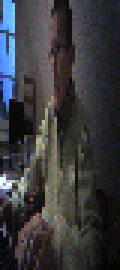
#> input picture data/frame8.ppm, 40 x 90 px (shown 3 times larger)
$ python features.py
#> lines starting #> are read from the running program, lines starting #| are printed output that depends on the picture; long printed decimals are rounded
### vignette.py

from PIL import Image
# For help, see the documentation at matplotlib.org
# Also there is a really good youtube video from Corey Schafer
# from matplotlib import image as mpimg
from matplotlib import pyplot as plt
import numpy as np

class Vignette:
    def __init__(self, file='data/frame8.ppm'):
#> called with file = 'data/frame8.ppm'
        self.file = file

        # Load the captured image
        im = Image.open(self.file)
#> im is the input picture: PIL image 40x90 RGB; mean R, G, B 57.7, 58.1, 61.2

        # Display its properties
        print("Image size: {}x{}x3 = ".format(im.size[0], im.size[1]), im.size[0]*im.size[1], "pixels")
#| Image size: 40x90x3 =  3600 pixels
        print("Image type: ", im.mode, im.format, type(im))
#| Image type:  RGB PPM <class 'PIL.PpmImagePlugin.PpmImageFile'>

        # Convert image into a 3D array of unsigned 8-bit integers
        im.load()
        rgb = np.asarray(im, dtype=np.uint8)

        # Split image into individual color components
        self.R, self.G, self.B = im.split()
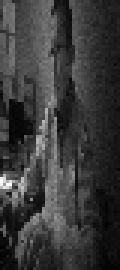
#> self.R: PIL image 40x90 L (shown 3 times larger); min 0, max 253, mean 57.7
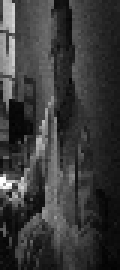
#> self.G: PIL image 40x90 L (shown 3 times larger); min 2, max 255, mean 58.1
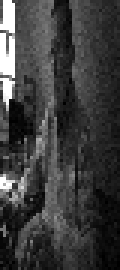
#> self.B: PIL image 40x90 L (shown 3 times larger); min 0, max 255, mean 61.2

        # Load individual color components in a 2D array
        r = np.asarray(self.R, dtype=np.uint8)
        g = np.asarray(self.G, dtype=np.uint8)
        b = np.asarray(self.B, dtype=np.uint8)

        print("Array Properties:")
        print("  Shape:", rgb.shape)
#|   Shape: (90, 40, 3)
        print("  Size:", rgb.size)
#|   Size: 10800
        print("  Data type:", rgb.size)
#|   Data type: 10800
        print("  Dimension:", rgb.ndim)
#|   Dimension: 3
        print("")
        print("                   R   G   B")
        print("Array min values: {:03d} {:03d} {:03d}".format(r.min(), g.min(), b.min()))
#| Array min values: 000 002 000
        print("Array max values: {:03d} {:03d} {:03d}".format(r.max(), g.max(), b.max()))
#| Array max values: 253 255 255

        # Keep the image for later use
        self.im = im
        self.rgb = rgb

    def get(self):
        return self.rgb

    def show_image(self, image):
       # This instruction could be used to display the image but it is not as nice as using plot: self.im.show(title="Original")
        plt.imshow(image)
        plt.axis('off')
        plt.tight_layout()
        plt.show(block=True)

        # Release memory
        plt.close()

        """
        # Alternatively load the image using matplotlib
        ar = mpimg.imread('data/frame8.ppm')
        print(ar.shape, ar.dtype, type(ar))
        plt.figure(figsize=(10,10))
        plt.imshow(ar) # display the image
        plt.axis('off')
        plt.show()
        """

    def show_hist(self):
        # The image histogram is provided as a list of 3x256 values
        # Red: histogram(:256)
        # Green: histogram(256:512)
        # Blue: histogram(512:768)
        print("Displaying two windows")
        histogram = self.im.histogram()
        print("rgb histogram size:", len(histogram))

        # Set the display style
        #print(plt.style.available)
        # default style: fivethirtyeight
        plt.style.use('dark_background')
        # This is a fun style: plt.xkcd()

        # Display Red, Green and Blue histograms on two different windows
        # Draw y values
        plt.figure(1)
        plt.subplot(311)
        plt.plot(histogram[0:256], color='r', linestyle='-', marker='o', label='Red')
        plt.grid(True)
        plt.tight_layout()
        plt.subplot(312)
        plt.plot(histogram[256:512], color='g', linestyle='-', marker='o', label='Green')
        plt.grid(True)
        plt.tight_layout()
        plt.subplot(313)
        plt.plot(histogram[512:768], color='b', linestyle='-', marker='o', label='Blue')
        plt.grid(True)
        plt.tight_layout()
        plt.figure(2)
        plt.plot(histogram[0:256], color='r', linestyle='-', marker='o', label='Red')
        plt.plot(histogram[256:512], color='g', linestyle='-', marker='o', label='Green')
        plt.plot(histogram[512:768], color='b', linestyle='-', marker='o', label='Blue')
        plt.xlabel('0-255')
        plt.ylabel('Occurence per Value')
        plt.title('Histogram of R, G, B components')
        plt.legend()
        plt.grid(True)
        plt.tight_layout()
        plt.savefig('data/histogram.png')
        # This is blocking until the user closes the plot window
        plt.show(block=True)

        # Release memory
        plt.close()
        """
        rh = self.R.histogram()
        print("red histogram size:", len(rh))
        plt.plot(rh, color='r', linestyle='-', marker='o', label='Red')
        plt.show(block=False)
        plt.clf()
        """


# [5 lines that do not run on import are left out]

### features.py
import numpy as np
from vignette import Vignette


def convert2ycbcr(rgb):
    # (r, g, b)  .  YCBCR Matrix
    #                 Y         Cb        Cr
    m = np.array([[ 0.29900, -0.16874,  0.50000],
                  [ 0.58700, -0.33126, -0.41869],
                  [ 0.11400,  0.50000, -0.08131]])
    ycbcr = np.dot(rgb, m)
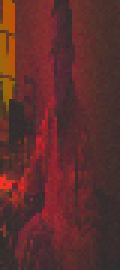
#> ycbcr: shape (90, 40, 3) float64 (shown 3 times larger); mean R, G, B 58.3, 1.7, -0.5; drawn with min black and max white
    # convert Cb and Cr from signed to unsigned
    ycbcr[:,:,1:]+=128.0
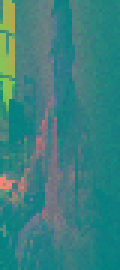
#> ycbcr: shape (90, 40, 3) float64 (shown 3 times larger); mean R, G, B 58.3, 129.7, 127.5
    # convert to 8-bit
    ycbcr = ycbcr.clip(0, 255).astype('uint8')
    print("ycbcr shape:", ycbcr.shape)
#| ycbcr shape: (90, 40, 3)
    return ycbcr

def process():
    file = 'data/frame8.ppm'
    v = Vignette(file=file)

    # Retrieve the 3d array of samples as numpy ndarray
    rgb = v.get()

    # Convert into to YCbCr
    ycbcr = convert2ycbcr(rgb)
    print("type(ycbcr)", type(ycbcr))
#| type(ycbcr) <class 'numpy.ndarray'>

    # Compute luminance average
    y_average = ycbcr[:,:,0].mean()
#> y_average = 57.83
    print("y_average", y_average)
#| y_average 57.832
    print("y_max", ycbcr[:,:,0].max())
#| y_max 254
    print("y_min", ycbcr[:,:,0].min())
#| y_min 1

    # Compute median
    y_median = np.median(ycbcr[:,:,0])
#> y_median = 49
    print("y_median", y_median)
#| y_median 49.0

    v.show_image(rgb)
    v.show_hist()
#> in show_hist, `histogram = self.im.histogram()`: histogram = 768 values, max 127 at index 767, min 0 at index 1, mean 14.06
#| rgb histogram size: 768
#> in show_hist, `plt.savefig('data/histogram.png')`:
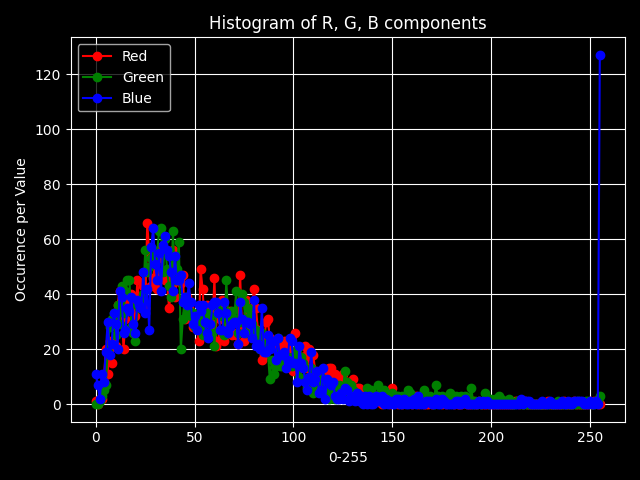
#> figure drawn by matplotlib, 1 panel; curve peaks at x = 26, y = 66; curve peaks at x = 33, y = 64; curve peaks at x = 255, y = 127
#> in show_hist, `plt.show(block=True)`:
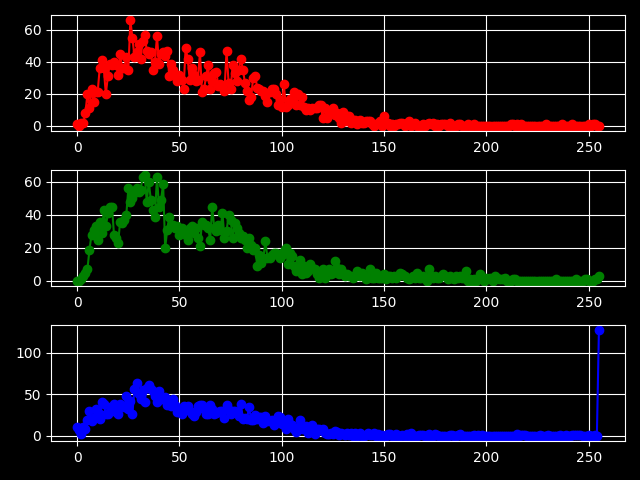
#> figure drawn by matplotlib, 3 panels; panel 1: curve peaks at x = 26, y = 66; panel 2: curve peaks at x = 33, y = 64; panel 3: curve peaks at x = 255, y = 127


if __name__ == "__main__":
    process()

$ run again, with data/frame80.ppm copied over data/frame8.ppm
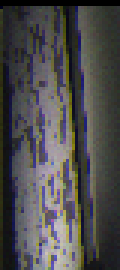
#> input picture data/frame80.ppm, 40 x 90 px (shown 3 times larger)
#> in __init__, im is the input picture: PIL image 40x90 RGB; mean R, G, B 77.2, 76, 76.1
#| Image size: 40x90x3 =  3600 pixels
#| Image type:  RGB PPM <class 'PIL.PpmImagePlugin.PpmImageFile'>
#|   Shape: (90, 40, 3)
#|   Size: 10800
#|   Data type: 10800
#|   Dimension: 3
#| Array min values: 000 000 000
#| Array max values: 211 202 207
#> in convert2ycbcr, `ycbcr[:,:,1:]+=128.0`:
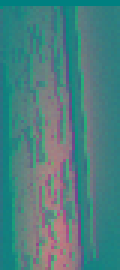
#> ycbcr: shape (90, 40, 3) float64 (shown 3 times larger); mean R, G, B 76.4, 127.9, 128.6
#| ycbcr shape: (90, 40, 3)
#| type(ycbcr) <class 'numpy.ndarray'>
#> y_average = 75.87
#| y_average 75.869
#| y_max 198
#| y_min 0
#> y_median = 68
#| y_median 68.0
#> histogram = 768 values, max 81 at index 0, min 0 at index 1, mean 14.06
#| rgb histogram size: 768
#> in show_hist, `plt.show(block=True)`:
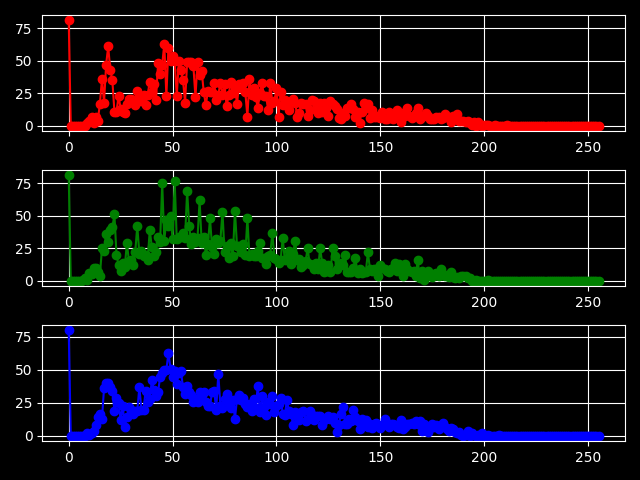
#> figure drawn by matplotlib, 3 panels; panel 1: curve peaks at x = 0, y = 81; panel 2: curve peaks at x = 0, y = 81; panel 3: curve peaks at x = 0, y = 80
